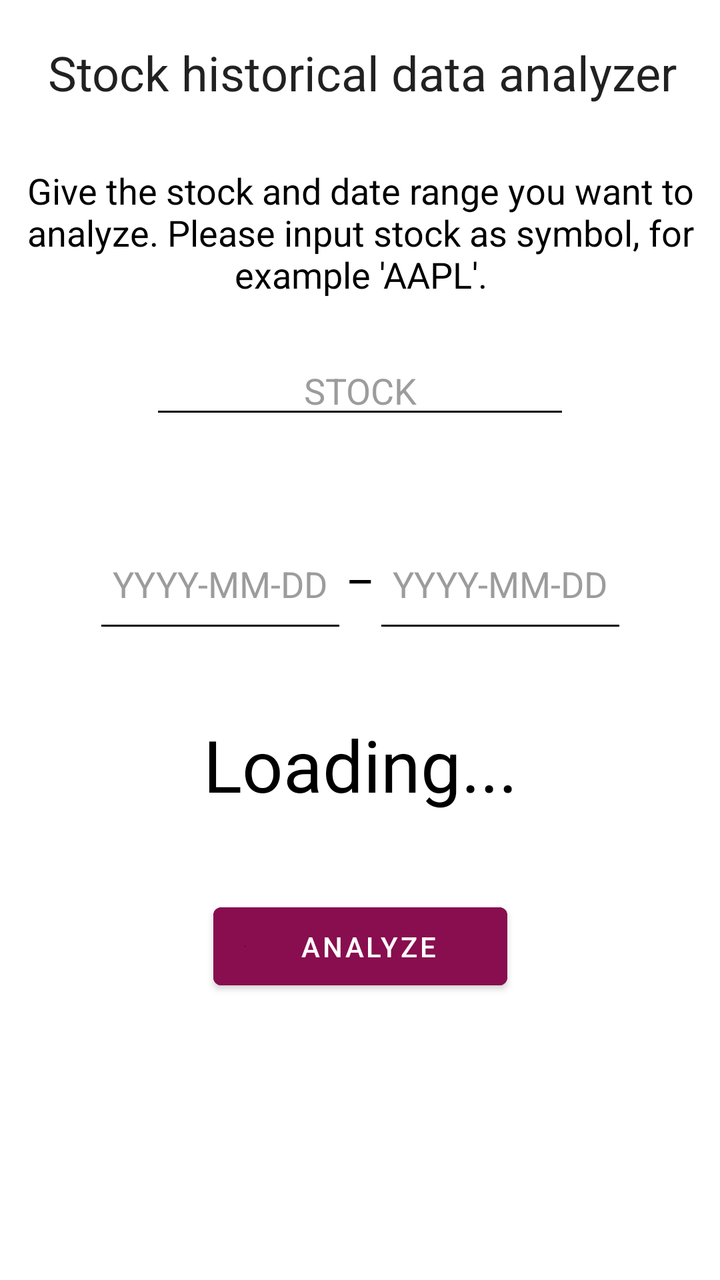
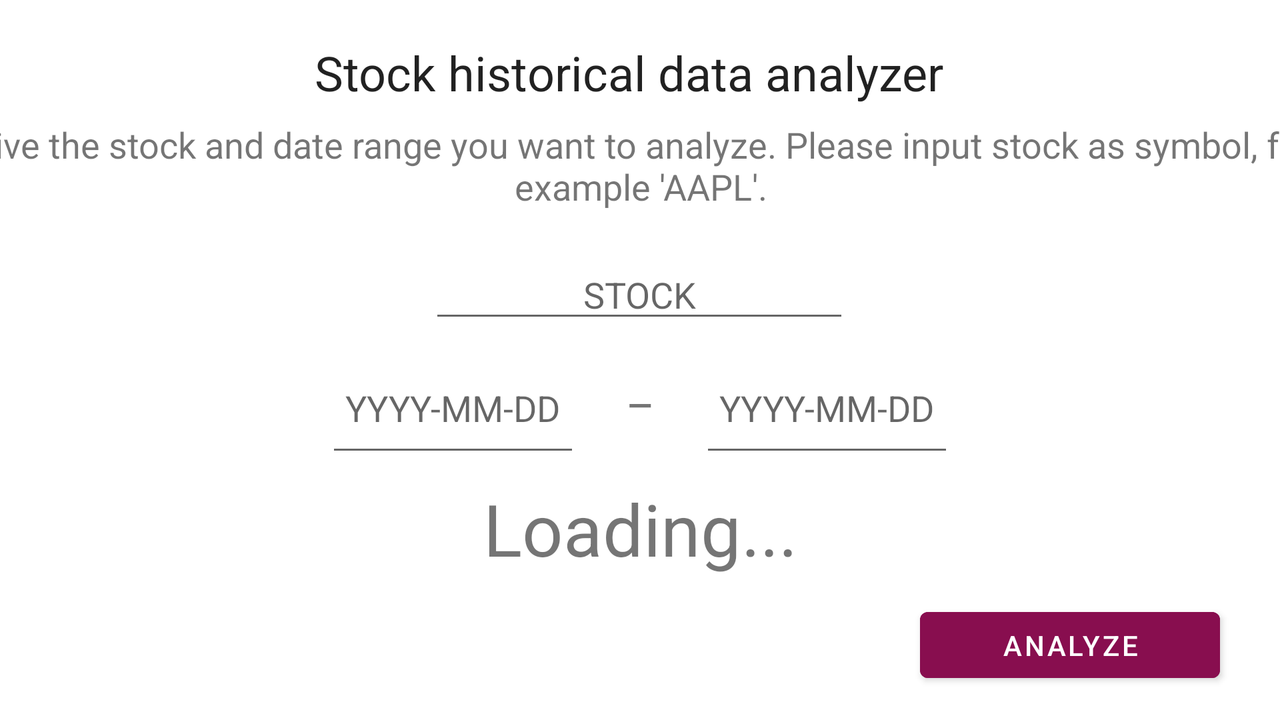

One screen, two layout resources from the same app: the default and the repository's alternative for another configuration. Each is rendered where Android would select it; the XML of both is given below.
<!-- AndroidManifest.xml: application theme Theme.StockMarketAnalyzer -->
<!-- res/layout/activity_main.xml -->
<?xml version="1.0" encoding="utf-8"?>
<androidx.constraintlayout.widget.ConstraintLayout xmlns:android="http://schemas.android.com/apk/res/android"
    xmlns:app="http://schemas.android.com/apk/res-auto"
    xmlns:tools="http://schemas.android.com/tools"
    android:layout_width="match_parent"
    android:layout_height="match_parent"
    android:background="#5C5C5C"
    android:backgroundTint="#FFFFFF"
    tools:context=".MainActivity">

    <TextView
        android:id="@+id/textView"
        android:layout_width="380dp"
        android:layout_height="70dp"
        android:layout_marginTop="20dp"
        android:text="Give the stock and date range you want to analyze. Please input stock as symbol, for example 'AAPL'."
        android:textAlignment="center"
        android:textColor="#000000"
        android:textSize="18sp"
        app:layout_constraintEnd_toEndOf="parent"
        app:layout_constraintStart_toStartOf="parent"
        app:layout_constraintTop_toBottomOf="@+id/textView3" />

    <TextView
        android:id="@+id/textView3"
        android:layout_width="391dp"
        android:layout_height="43dp"
        android:layout_marginTop="20dp"
        android:text="Stock historical data analyzer"
        android:textAlignment="center"
        android:textAppearance="@style/TextAppearance.AppCompat.Body1"
        android:textSize="24sp"
        app:layout_constraintEnd_toEndOf="parent"
        app:layout_constraintHorizontal_bias="0.477"
        app:layout_constraintStart_toStartOf="parent"
        app:layout_constraintTop_toTopOf="parent" />

    <EditText
        android:id="@+id/stockInput"
        android:layout_width="wrap_content"
        android:layout_height="wrap_content"
        android:layout_marginTop="20dp"
        android:backgroundTint="#000000"
        android:ems="10"
        android:hint="STOCK"
        android:inputType="textPersonName"
        android:textAlignment="center"
        android:textColor="#000000"
        android:textColorHint="#9C9C9C"
        app:layout_constraintEnd_toEndOf="parent"
        app:layout_constraintHorizontal_bias="0.499"
        app:layout_constraintStart_toStartOf="parent"
        app:layout_constraintTop_toBottomOf="@+id/textView" />

    <EditText
        android:id="@+id/dateFromInput"
        android:layout_width="127dp"
        android:layout_height="62dp"
        android:layout_marginStart="100dp"
        android:layout_marginTop="45dp"
        android:layout_marginEnd="30dp"
        android:backgroundTint="#000000"
        android:ems="10"
        android:hint="YYYY-MM-DD"
        android:inputType="textPersonName"
        android:textAlignment="center"
        android:textColor="#000000"
        android:textColorHint="#9C9C9C"
        app:layout_constraintEnd_toStartOf="@+id/textView6"
        app:layout_constraintStart_toStartOf="parent"
        app:layout_constraintTop_toBottomOf="@+id/stockInput" />

    <EditText
        android:id="@+id/dateToInput"
        android:layout_width="127dp"
        android:layout_height="62dp"
        android:layout_marginStart="30dp"
        android:layout_marginTop="45dp"
        android:layout_marginEnd="100dp"
        android:backgroundTint="#000000"
        android:ems="10"
        android:hint="YYYY-MM-DD"
        android:inputType="textPersonName"
        android:textAlignment="center"
        android:textColor="#000000"
        android:textColorHint="#9C9C9C"
        app:layout_constraintEnd_toEndOf="parent"
        app:layout_constraintStart_toEndOf="@+id/textView6"
        app:layout_constraintTop_toBottomOf="@+id/stockInput" />

    <TextView
        android:id="@+id/textView6"
        android:layout_width="60dp"
        android:layout_height="52dp"
        android:layout_marginTop="50dp"
        android:text="_"
        android:textAlignment="center"
        android:textColor="#000000"
        android:textSize="24sp"
        app:layout_constraintEnd_toEndOf="parent"
        app:layout_constraintStart_toStartOf="parent"
        app:layout_constraintTop_toBottomOf="@+id/stockInput" />

    <Button
        android:id="@+id/analyzeButton"
        android:layout_width="147dp"
        android:layout_height="51dp"
        android:layout_marginBottom="10dp"
        android:backgroundTint="#880E4F"
        android:onClick="analyzeStock"
        android:text="Analyze"
        android:textColor="#FFFFFF"
        app:icon="@color/black"
        app:iconTint="#000000"
        app:layout_constraintBottom_toBottomOf="parent"
        app:layout_constraintEnd_toEndOf="parent"
        app:layout_constraintStart_toStartOf="parent"
        app:layout_constraintTop_toBottomOf="@+id/textView6" />

    <TextView
        android:id="@+id/loadTextView"
        android:layout_width="wrap_content"
        android:layout_height="wrap_content"
        android:backgroundTint="#000000"
        android:text="Loading..."
        android:textColor="#000000"
        android:textSize="36sp"
        app:layout_constraintBottom_toTopOf="@+id/analyzeButton"
        app:layout_constraintEnd_toEndOf="parent"
        app:layout_constraintStart_toStartOf="parent"
        app:layout_constraintTop_toBottomOf="@+id/textView6" />

</androidx.constraintlayout.widget.ConstraintLayout>
<!-- resources referenced by this layout -->
<resources>
  <style name="Theme.StockMarketAnalyzer" parent="Theme.MaterialComponents.DayNight.DarkActionBar">
          
          <item name="colorPrimary">@color/purple_500</item>
          <item name="colorPrimaryVariant">@color/purple_700</item>
          <item name="colorOnPrimary">@color/white</item>
          
          <item name="colorSecondary">@color/teal_200</item>
          <item name="colorSecondaryVariant">@color/teal_700</item>
          <item name="colorOnSecondary">@color/black</item>
          
          <item name="android:statusBarColor" tools:targetApi="l">?attr/colorPrimaryVariant</item>
          
      </style>
</resources>
<!-- res/layout-land/activity_main.xml (the repository's variant of the layout above) -->
<!-- drawn on the phone turned sideways -->
<?xml version="1.0" encoding="utf-8"?>
<androidx.constraintlayout.widget.ConstraintLayout xmlns:android="http://schemas.android.com/apk/res/android"
    xmlns:app="http://schemas.android.com/apk/res-auto"
    xmlns:tools="http://schemas.android.com/tools"
    android:layout_width="match_parent"
    android:layout_height="match_parent"
    tools:context=".MainActivity">

    <TextView
        android:id="@+id/textView"
        android:layout_width="700dp"
        android:layout_height="45dp"
        android:layout_marginTop="5dp"
        android:text="Give the stock and date range you want to analyze. Please input stock as symbol, for example 'AAPL'."
        android:textAlignment="center"
        android:textSize="18sp"
        app:layout_constraintEnd_toEndOf="parent"
        app:layout_constraintStart_toStartOf="parent"
        app:layout_constraintTop_toBottomOf="@+id/textView3" />

    <TextView
        android:id="@+id/textView3"
        android:layout_width="390dp"
        android:layout_height="35dp"
        android:layout_marginTop="20dp"
        android:text="Stock historical data analyzer"
        android:textAlignment="center"
        android:textAppearance="@style/TextAppearance.AppCompat.Body1"
        android:textSize="24sp"
        app:layout_constraintEnd_toEndOf="parent"
        app:layout_constraintHorizontal_bias="0.477"
        app:layout_constraintStart_toStartOf="parent"
        app:layout_constraintTop_toTopOf="parent" />

    <EditText
        android:id="@+id/stockInput"
        android:layout_width="wrap_content"
        android:layout_height="wrap_content"
        android:layout_marginTop="20dp"
        android:ems="10"
        android:hint="STOCK"
        android:inputType="textPersonName"
        android:textAlignment="center"
        app:layout_constraintEnd_toEndOf="parent"
        app:layout_constraintHorizontal_bias="0.499"
        app:layout_constraintStart_toStartOf="parent"
        app:layout_constraintTop_toBottomOf="@+id/textView" />

    <EditText
        android:id="@+id/dateFromInput"
        android:layout_width="127dp"
        android:layout_height="62dp"
        android:layout_marginTop="5dp"
        android:ems="10"
        android:hint="YYYY-MM-DD"
        android:inputType="textPersonName"
        android:textAlignment="center"
        app:layout_constraintEnd_toStartOf="@+id/textView6"
        app:layout_constraintTop_toBottomOf="@+id/stockInput" />

    <EditText
        android:id="@+id/dateToInput"
        android:layout_width="127dp"
        android:layout_height="62dp"
        android:layout_marginTop="5dp"
        android:ems="10"
        android:hint="YYYY-MM-DD"
        android:inputType="textPersonName"
        android:textAlignment="center"
        app:layout_constraintStart_toEndOf="@+id/textView6"
        app:layout_constraintTop_toBottomOf="@+id/stockInput" />

    <TextView
        android:id="@+id/textView6"
        android:layout_width="60dp"
        android:layout_height="52dp"
        android:layout_marginTop="10dp"
        android:text="_"
        android:textAlignment="center"
        android:textSize="24sp"
        app:layout_constraintEnd_toEndOf="parent"
        app:layout_constraintStart_toStartOf="parent"
        app:layout_constraintTop_toBottomOf="@+id/stockInput" />

    <Button
        android:id="@+id/analyzeButton"
        android:layout_width="150dp"
        android:layout_height="45dp"
        android:layout_marginEnd="30dp"
        android:layout_marginBottom="15dp"
        android:backgroundTint="#880E4F"
        android:onClick="analyzeStock"
        android:text="Analyze"
        app:layout_constraintBottom_toBottomOf="parent"
        app:layout_constraintEnd_toEndOf="parent" />

    <TextView
        android:id="@+id/loadTextView"
        android:layout_width="wrap_content"
        android:layout_height="wrap_content"
        android:text="Loading..."
        android:textSize="36sp"
        app:layout_constraintBottom_toTopOf="@+id/analyzeButton"
        app:layout_constraintEnd_toEndOf="parent"
        app:layout_constraintStart_toStartOf="parent"
        app:layout_constraintTop_toBottomOf="@+id/textView6" />

</androidx.constraintlayout.widget.ConstraintLayout>
